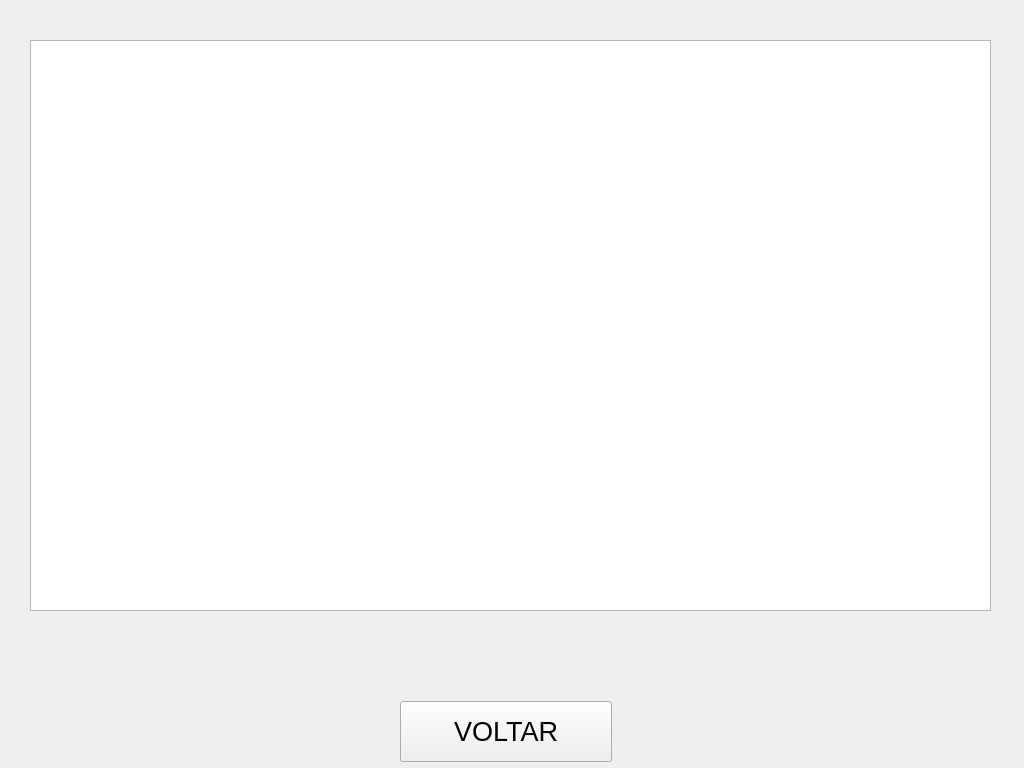
<?xml version="1.0" encoding="UTF-8"?>
<ui version="4.0">
 <class>TelaViewRotina</class>
 <widget class="QWidget" name="TelaViewRotina">
  <property name="geometry">
   <rect>
    <x>0</x>
    <y>0</y>
    <width>1024</width>
    <height>768</height>
   </rect>
  </property>
  <property name="windowTitle">
   <string>Form</string>
  </property>
  <widget class="QTableView" name="tblViewRotina">
   <property name="geometry">
    <rect>
     <x>30</x>
     <y>40</y>
     <width>961</width>
     <height>571</height>
    </rect>
   </property>
  </widget>
  <widget class="QPushButton" name="btVoltar">
   <property name="geometry">
    <rect>
     <x>400</x>
     <y>701</y>
     <width>212</width>
     <height>61</height>
    </rect>
   </property>
   <property name="font">
    <font>
     <pointsize>20</pointsize>
    </font>
   </property>
   <property name="text">
    <string>VOLTAR</string>
   </property>
  </widget>
 </widget>
 <resources/>
 <connections/>
</ui>
